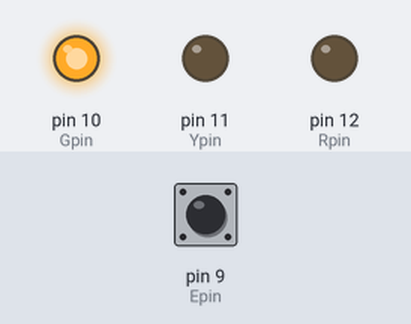
A sketch run on a simulated Arduino Uno, built with avr-gcc and run on an emulated ATmega328P. On the bench: output pins drawn as LEDs (lit = HIGH). The inputs (shaded band) are chosen by the test bench; at power-on: pin 9 (Epin) HIGH.

Above: at 6.8 s.
6.9 s: pin 9 (Epin) pulled LOW for 3 s
At 10.0 s:
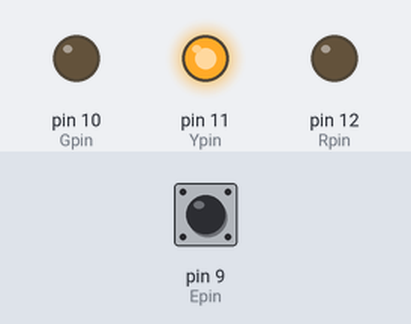
At 12.3 s:
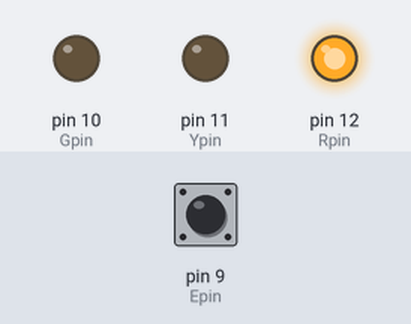
13.5 s: pin 9 (Epin) pulled LOW for 3 s
At 15.8 s:
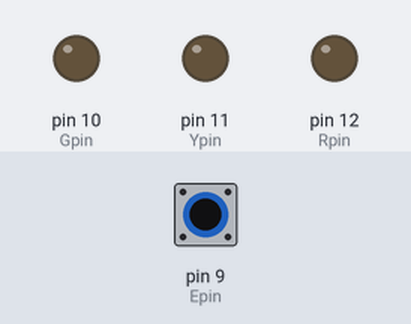
Timing chart, 0 to 25.5 s (numbered marks = the images above; inputs shaded):
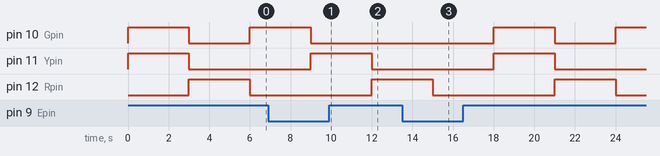

The sketch:

semf-mealy.ino
```cpp
#define Epin 9  // enable
#define Rpin 12  // red
#define Ypin 11  // yellow
#define Gpin 10  // green

enum state { A, B, C } currState;

const unsigned wait[] = { 3000, 3000, 3000 };
const state nextEnabled[] = { B, C, A };
const state nextDisabled[] = { B, A, A };

void setup() {
    pinMode(Rpin, OUTPUT);
    pinMode(Ypin, OUTPUT);
    pinMode(Gpin, OUTPUT);

    pinMode(Epin, INPUT_PULLUP);

    currState = A;
}

void loop() {
    unsigned E = (digitalRead(Epin) == HIGH);
    currState =  E ? nextEnabled[currState] : nextDisabled[currState];

    /* Implementiamo l'appropriata logica combinatoria che associa lo
     * stato dei led allo stato della macchina e all'input */
    digitalWrite(Rpin, currState == C);
    digitalWrite(Ypin, currState == B);
    digitalWrite(Gpin, (currState != C) && E);
    delay(wait[currState]);
}
```

Measured:
- after the input at 6.9 s, pin 10 (Gpin): HIGH → LOW after 2.1 s instead of 5.1 s
